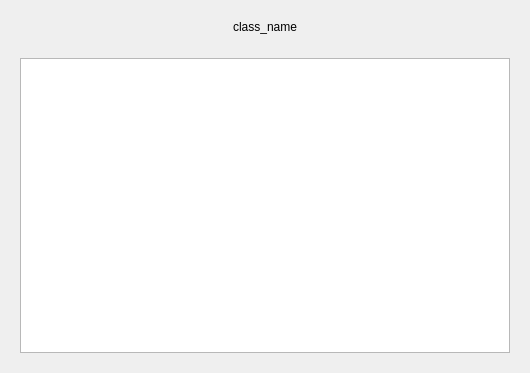
<?xml version="1.0" encoding="UTF-8"?>
<ui version="4.0">
 <class>Quiz_score</class>
 <widget class="QWidget" name="Quiz_score">
  <property name="geometry">
   <rect>
    <x>0</x>
    <y>0</y>
    <width>530</width>
    <height>373</height>
   </rect>
  </property>
  <property name="windowTitle">
   <string>Form</string>
  </property>
  <layout class="QVBoxLayout" name="verticalLayout">
   <item>
    <widget class="QWidget" name="widget" native="true">
     <layout class="QHBoxLayout" name="horizontalLayout_2">
      <item>
       <widget class="QLabel" name="classnameLable">
        <property name="text">
         <string>class_name</string>
        </property>
        <property name="alignment">
         <set>Qt::AlignCenter</set>
        </property>
       </widget>
      </item>
     </layout>
    </widget>
   </item>
   <item>
    <widget class="QWidget" name="widget_2" native="true">
     <layout class="QHBoxLayout" name="horizontalLayout">
      <item>
       <widget class="QTableWidget" name="pageTable"/>
      </item>
     </layout>
    </widget>
   </item>
  </layout>
 </widget>
 <resources/>
 <connections/>
</ui>
